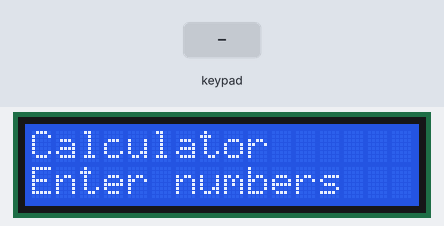
Simulated run of this sketch. Board: Arduino Uno, built with avr-gcc and run on an emulated ATmega328P. On the bench: 16×2 character LCD. The inputs (shaded band) are chosen by the test bench.

Above: at 0.1 s.
5.3 s: keypad keys 7 6 5 4 * pressed 0.4 s apart
At 7.7 s:
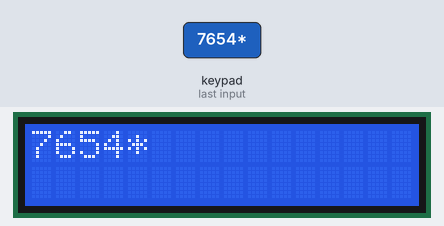
8.8 s: key '=' pressed
At 9.1 s:
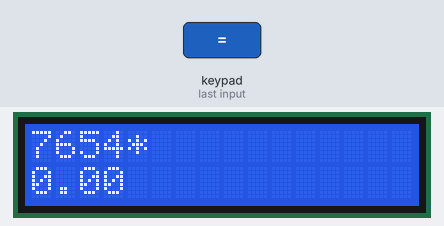
10.3 s: key '+' pressed
At 11.5 s:
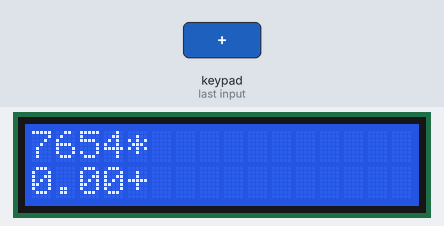
11.8 s: keypad keys 7 6 5 4 = pressed 0.4 s apart
At 13.9 s:
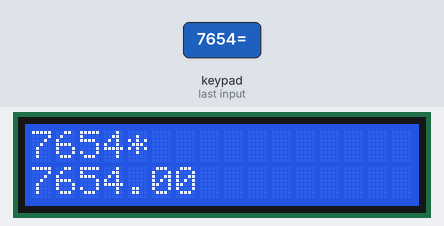
15.3 s: key '*' pressed
At 16.4 s:
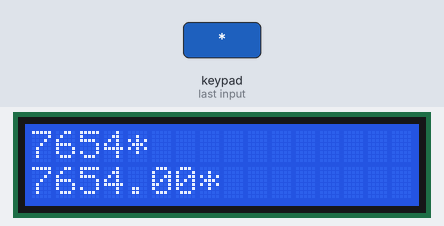
Timing chart, 0 to 17.8 s (numbered marks = the images above; inputs shaded):
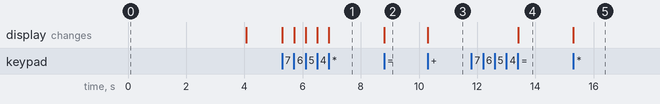

Measured:
- after the input at 5.3 s, the display: first changes at once (image 1 shows a later state)
- after the input at 8.8 s, the display: changes at once (image 2)
- after the input at 10.3 s, the display: changes at once (image 3)
- after the input at 11.8 s, the display: changes after 1.6 s (image 4)
- after the input at 15.3 s, the display: changes at once (image 5)

The sketch:

calculator1.ino
```cpp
#include <Keypad.h>
#include <Wire.h>
#include <LiquidCrystal.h>

LiquidCrystal lcd(13,12,11,10,9,8);

long first=0;
long second=0;
double total=0;

char customKey;
const byte row=4;
const byte col=4;

char keys [row][col] = {
  {'1','2','3','+'},
  {'4','5','6','-'},
  {'7','8','9','*'},
  {'C','0','=','/'}
};

byte rowPins[row]={7,6,5,4};
byte colPins[col]={3,2,1,0};

//initialize an instance class NewKeypad
Keypad customKeypad=Keypad(makeKeymap(keys), rowPins, colPins, row, col);

void setup()
{
  lcd.begin(16,2);
  for(int i=0;i<=3;i++);
  lcd.setCursor(0,0);
  lcd.print("Calculator");
  lcd.setCursor(0,1);
  lcd.print("Enter numbers");

  delay(4000);
  lcd.clear();
  lcd.setCursor(0,0);
}


void loop()
{
  customKey=customKeypad.getKey();
  switch(customKey)
  {
    case '0' ... '9': //this keeps collectiong the first value untill
    lcd.setCursor(0,0);
    first=first*10+(customKey-'0');
    lcd.print(first);
    break;

    case'+':
    first = (total !=0? total: first);
    //lcd.setCursor(0,1);
    lcd.print("+");
    second = SecondNumber();
    total=first+second;
    lcd.setCursor(0,3);
    lcd.print(total);
    first=0, second=0;
    break;

    case'-':
    first = (total !=0? total: first);
    //lcd.setCursor(0,1);
    lcd.print("-");
    second = SecondNumber();
    total=first-second;
    lcd.setCursor(0,3);
    lcd.print(total);
    first=0, second=0;
    break;

    case'*':
    first = (total !=0? total: first);
    //lcd.setCursor(0,1);
    lcd.print("*");
    second = SecondNumber();
    total=first*second;
    lcd.setCursor(0,3);
    lcd.print(total);
    first=0, second=0;
    break;

    case'/':
    first = (total !=0? total: first);
    //lcd.setCursor(0,1);
    lcd.print("/");
    second = SecondNumber();
    lcd.setCursor(0,3);

    second == 0? lcd.print("Invalid"):
    total=(float) first/ (float) second;
    lcd.print(total);
    first=0, second=0;
    break;

    case'C':
    total=0;
    lcd.clear();
    break;
  }
}

long SecondNumber()
{
  while(1)
  {
    customKey=customKeypad.getKey();
    if(customKey >='0' && customKey<='9')
    {
      second=second*10 + (customKey-'0');
      lcd.setCursor(7,0);
    }
    if(customKey == '=')
      break;
  }
  return second;
}
```
